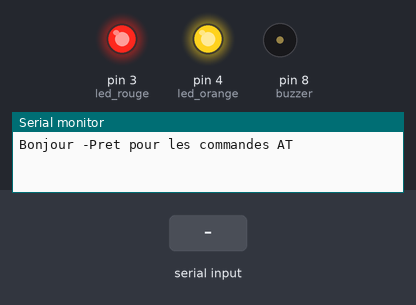
The sketch below on a simulated Arduino Uno, built with avr-gcc and run on an emulated ATmega328P. On the bench: output pins drawn as LEDs (lit = HIGH), buzzer (waves = sounding), the last lines printed to the serial monitor. The test bench sets the inputs (shaded band).

Above: at 2.2 s.
2.3 s: "A" received over the second serial link
At 2.7 s:
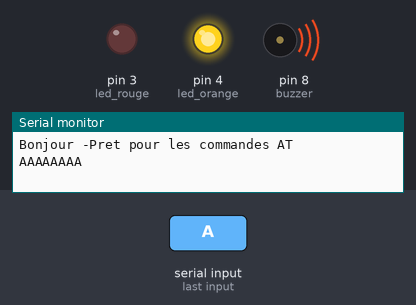
At 4.4 s:
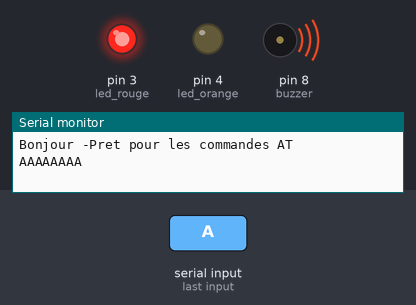
5.3 s: "A" received over the second serial link
At 6.6 s:
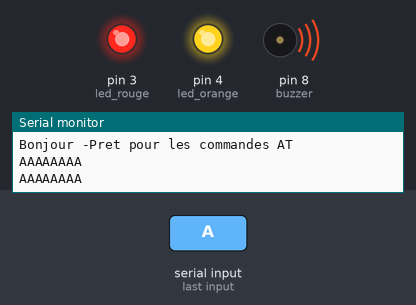
Timing chart, 0 to 8.3 s (numbered marks = the images above; inputs shaded):
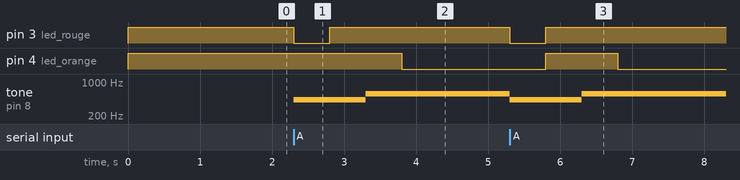

Measured:
- after the input at 2.3 s, pin 3 (led_rouge): HIGH → LOW at once, → HIGH 0.50 s later; pin 4 (led_orange): HIGH → LOW after 1.5 s; tone on pin 8 (buzzer): silent → 435 Hz at once, → 580 Hz 1.0 s later
- after the input at 5.3 s, pin 3 (led_rouge): HIGH → LOW at once, → HIGH 0.50 s later; pin 4 (led_orange): LOW → HIGH after 0.50 s, → LOW 1.0 s later; tone on pin 8 (buzzer): 580 Hz → 435 Hz at once, → 580 Hz 1.0 s later

The sketch:

pbluetooth_finie.ino
```cpp
 #include<SoftwareSerial.h>
#define RX 10
#define TX 11
SoftwareSerial BlueT(RX,TX);

int buzzer = 8;
const int led_rouge = 3;
const int led_orange = 4;
char Data;


void setup() {
  pinMode(led_rouge, OUTPUT);
  pinMode(led_orange,OUTPUT);
    digitalWrite(led_rouge, HIGH);
    digitalWrite(led_orange, HIGH);
  Serial.begin(9600);
  delay(500);
  Serial.println("Bonjour -Pret pour les commandes AT");
  BlueT.begin(9600);
  delay(500);
  }


void loop() {
  /*
  //Du module vers le moniteur
  while (BlueT.available()) {
    Serial.print(char(BlueT.read())); }
  //Du moniteur vers le module
  while (Serial.available()) {
    BlueT.write(char(Serial.read())); }
*/

  Data=BlueT.read();
  if (Data=='A') {
    Serial.println("AAAAAAAA");
    digitalWrite(led_rouge, LOW);
    tone(buzzer, 435);
    delay(500);
       digitalWrite(led_orange,HIGH);
    digitalWrite(led_rouge,HIGH);
    delay(500);

    tone(buzzer,580);
    delay(500);
       digitalWrite(led_orange, LOW);
    BlueT.flush();
}


}
```
